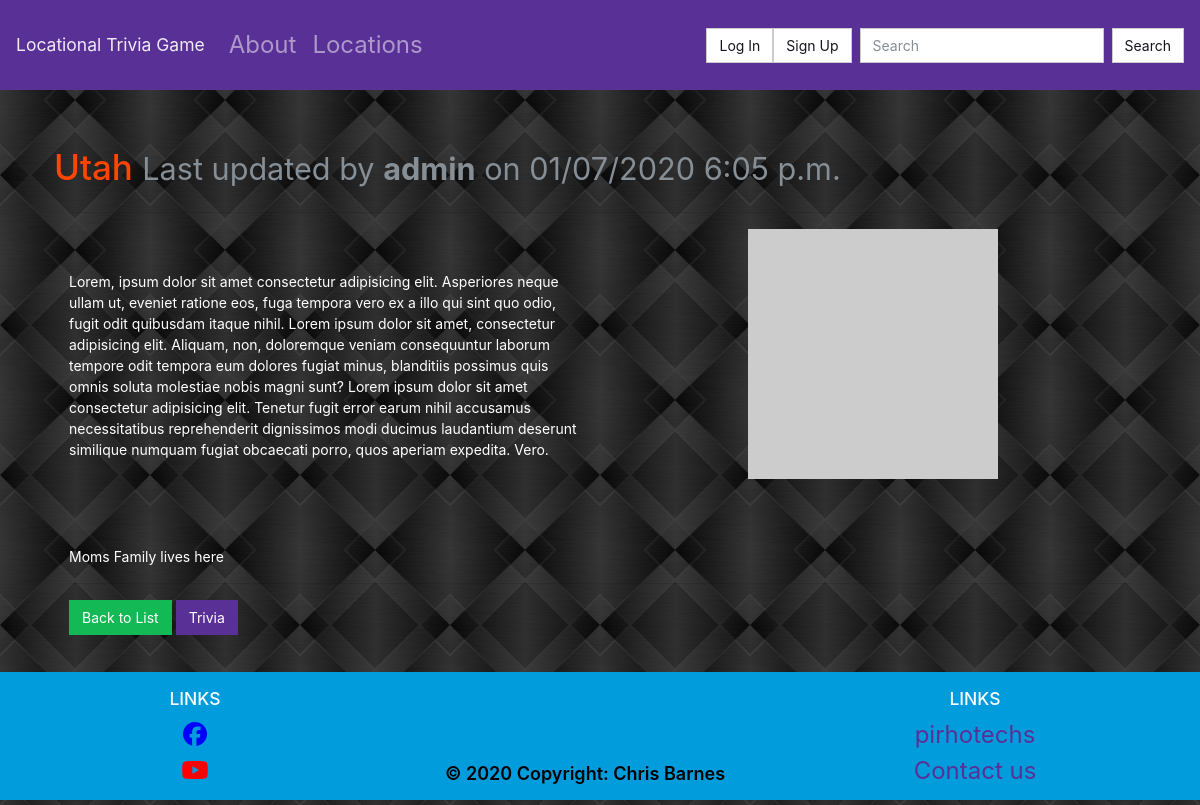
The app's page /locations/utah/, older data.
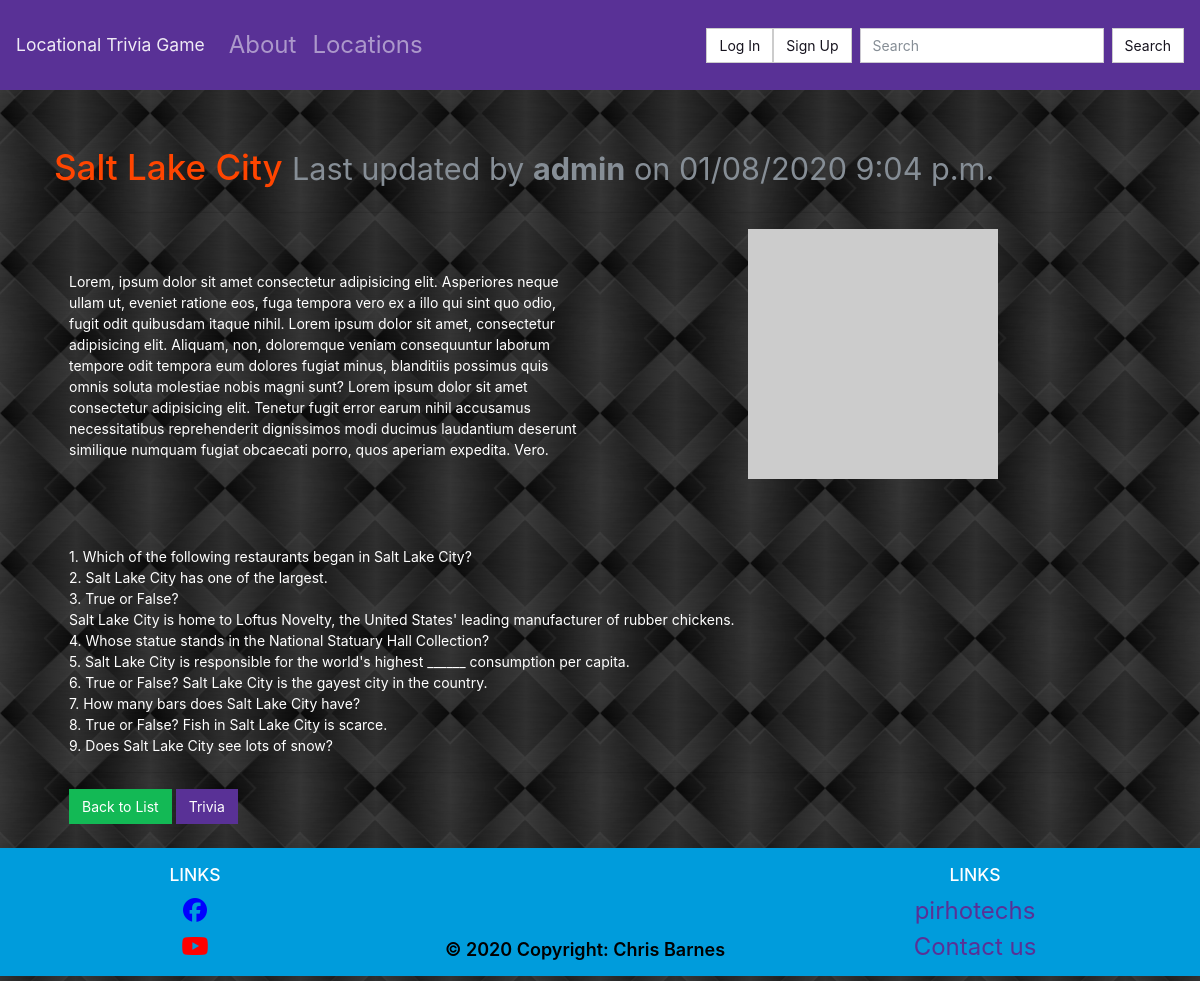
The same page, newer data.
### locations/models.py (models this page shows, shortened)
class Page(models.Model):
    objects = models.Manager()
    slug = models.CharField(max_length=settings.PAGE_TITLE_MAX_LENGTH, blank=True, editable=False, help_text="Unique URL path to access this page. Generated by the system.")
    created = models.DateTimeField(auto_now_add=True, help_text="The date and time this page was created. Automatically generated when the model saves.")
    modified = models.DateTimeField(auto_now=True, help_text="The date and time this page was updated. Automatically generated when the model updates.")
    title = models.CharField(max_length=settings.PAGE_TITLE_MAX_LENGTH, unique=True, default="Title of your page.")
    author = models.ForeignKey(User, on_delete=models.PROTECT, help_text="The user that posted this article.")
    content = models.TextField(default="Write the content of your page here.")

### locations/views.py (the view)
# urls.py: path('<str:slug>/', PageDetailView.as_view(), name='details-page'),
class PageDetailView(DetailView):
    model = Page
    template_name = 'locations/page.html'

### locations/templates/locations/page.html (shortened to what this page needs)
{% extends "base.html" %}
{% block content %}
  <div class="row">
    <div class="col m-4">
        <div class="row">
            <h1>
                {{ page.title }}
                <small class="text-muted">Last updated by <b>{{ page.author.username }}</b> on {{ page.modified|date:"SHORT_DATETIME_FORMAT" }} </small>
            </h1>
        </div>
        <hr>
        <div class="row mt-3">
            <div class="col" style="margin-top: 3em; margin-bottom: 5em;">
                <p>
                    Lorem, ipsum dolor sit amet consectetur adipisicing elit. Asperiores neque ullam ut, eveniet ratione eos,
                    fuga tempora vero ex a illo qui sint quo odio, fugit odit quibusdam itaque nihil. Lorem ipsum dolor sit
                    amet, consectetur adipisicing elit. Aliquam, non, doloremque veniam consequuntur laborum tempore odit
                    tempora eum dolores fugiat minus, blanditiis possimus quis omnis soluta molestiae nobis magni sunt? Lorem
                    ipsum dolor sit amet consectetur adipisicing elit. Tenetur fugit error earum nihil accusamus necessitatibus
                    reprehenderit dignissimos modi ducimus laudantium deserunt similique numquam fugiat obcaecati porro, quos
                    aperiam expedita. Vero.
                </p>
            </div>
            <div class="col text-center">
                <a href="https://placeholder.com"><img src="https://via.placeholder.com/250x250?text=Image+of+this+place"></a>
            </div>
        </div>
        <p>{{ page.content|linebreaksbr }}</p>
        <hr>
        <a href="{% url 'list-page' %}" class="btn btn-success">Back to List</a>
        <a href="{% url 'trivia' slug=page.slug %}" class="btn btn-primary">Trivia</a>
    </div>
  </div>
{% endblock %}

### templates/base.html (shortened to what this page needs)
{% load static %}
<!DOCTYPE html>
<html lang="en">
<head>
    <link rel="stylesheet" href="https://stackpath.bootstrapcdn.com/bootstrap/4.3.1/css/bootstrap.min.css">
    <link rel="stylesheet" href="https://bootswatch.com/4/pulse/bootstrap.min.css">
    <link rel="stylesheet" type="text/css" href="{% static 'style.css' %}">
</head>
<body>
    <div id="page-container">
        {% include 'partials/navbar.html' %}
        <div id="content-wrap">
            <main role="main" class="container" style="margin-top: 4vh;">
                {% block content %}{% endblock %}
            </main>
        </div>
        {% include 'partials/footer.html' %}
    </div>
</body>
</html>

### templates/partials/navbar.html (shortened to what this page needs)
<nav class="navbar navbar-expand-lg navbar-dark bg-primary">
    <a class="navbar-brand" href="{% url 'index' %}">Locational Trivia Game</a>
    <div class="collapse navbar-collapse" id="navbarColor01">
        <ul class="navbar-nav mr-auto">
            <li class="nav-item">
                <a class="nav-link" href="{% url 'about' %}">About</a>
            </li>
            <li class="nav-item">
                <a class="nav-link" href="{% url 'list-page' %}">Locations</a>
            </li>
        </ul>
        <form class="form-inline ml-auto">
            {% if not user.is_authenticated %}
                <a href="{% url 'login' %}" class="btn btn-secondary ml-2">Log In</a>
                <a href="{% url 'signup' %}" class="btn btn-secondary mr-2">Sign Up</a>
            {% endif %}
        </form>
        <form class="form-inline my-2 my-lg-0">
            <input class="form-control mr-sm-2" type="text" placeholder="Search">
            <button class="btn btn-secondary my-2 my-sm-0" type="submit">Search</button>
        </form>
    </div>
</nav>

### templates/partials/footer.html
<footer class='font-small text-white bg-info' id="footer">
    <div class='container-fluid row text-center pt-3'>
        <div class='col-md-4 mb-md-0'>
            <h5 class='text-uppercase'>Links</h5>
            <ul class='list-unstyled'>
                <li><a href='https://facebook.com'><i class="fab fa-facebook"></i></a></li>
                <li><a href='https://Youtube.com'><i class="fab fa-youtube"></i></a></li>
            </ul>
        </div>
        <div class='col-md-4 mb-md-0 footer-copyright text-center'>© {% now "Y" %} Copyright: Chris Barnes</div>
        <div class='col-md-4 mb-md-0'>
            <h5 class='text-uppercase'>Links</h5>
            <ul class='list-unstyled'>
                <li><a href='https://pirhotechs.com'>pirhotechs</a></li>
                <li><a href="{% url 'email' %}">Contact us</a></li>
            </ul>
        </div>
    </div>
</footer>

### static/style.css (style rules this page uses)
body { background: lightgrey url("images/background.jpg") center; }
#page-container { position: relative; min-height: 100vh; }
#content-wrap { padding-bottom: 8rem; }
#footer { position: absolute; bottom: 0; width: 100%; height: 8rem; }
.footer-copyright { font-size: large; font-weight: 600; padding-top: 4em; color: black; }
ul { color: white; font-size: x-large; }
h1 { color: orangered; }
h2, h3, h4, p { color: white; }
.fa-facebook { color: blue; }
.fa-youtube { color: red; }

Row changes from the older to the newer data that the page shows:
changed Page "admin": title "Utah" → "Salt Lake City"; modified "01/07/2020 6:05 p.m." → "01/08/2020 9:04 p.m."; content "Moms Family lives here" → "1. Which of the following restaurants began in Salt Lake City? 2. Salt Lake City has one of the largest. 3. True or False? Salt Lake City is home to Loftus Novelty, the United States' leading manufacturer of rubber chickens. 4. Whose statue stands in the National Statuary Hall Collection? 5. Salt Lake City is responsible for the world's highest ______ consumption per capita. 6. True or False? Salt Lake City is the gayest city in the country. 7. How many bars does Salt Lake City have? 8. True or False? Fish in Salt Lake City is scarce. 9. Does Salt Lake City see lots of snow?"
